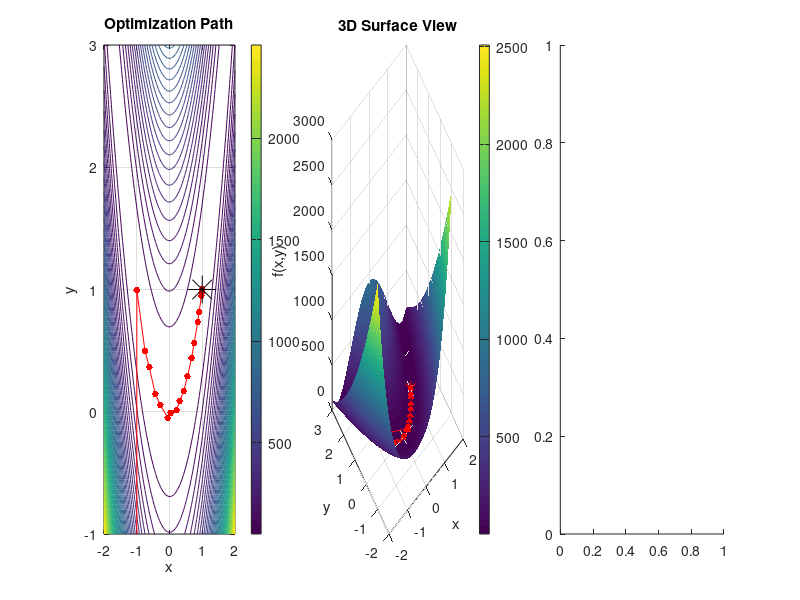

The MATLAB script that drew this image: (Note: this script raises an error after producing the figure.)
%==========================================================================
%                   Newton-Raphson Optimization with Armijo Line Search
%
% This program implements the Newton-Raphson method for optimization with
% Armijo line search and visualization of the optimization process
%
%@Objective             Demonstrate Newton-Raphson optimization
%@Author                Swapnil Singh
%==========================================================================

clc
clear all
close all

%% Define Test Function and Derivatives
% We'll use the Rosenbrock function as an example
% f(x,y) = (1-x)^2 + 100(y-x^2)^2

% Function definition
f = @(x) (1-x(1))^2 + 100*(x(2)-x(1)^2)^2;

% Gradient
grad = @(x) [-2*(1-x(1)) - 400*x(1)*(x(2)-x(1)^2);
             200*(x(2)-x(1)^2)];

% Hessian
hess = @(x) [2 - 400*x(2) + 1200*x(1)^2, -400*x(1);
             -400*x(1), 200];

%% Newton-Raphson Implementation with Armijo Line Search
function [x_opt, f_opt, path, f_path] = newton_raphson_armijo(f, grad, hess, x0, max_iter, tol)
    % Initialize
    x = x0;
    path = x0;
    f_path = f(x0);
    
    % Armijo line search parameters
    c = 0.01;        % Armijo parameter
    beta = 0.5;     % Step reduction factor
    
    for i = 1:max_iter
        % Compute gradient and Hessian
        g = grad(x);
        H = hess(x);
        
        % Check convergence
        if norm(g) < tol
            break;
        end
        
        % Compute Newton direction
        % Use try-catch to handle singular Hessian
        try
            d = -H\g;
        catch
            % If Hessian is singular, use small regularization
            d = -(H + 1e-6*eye(length(x)))\g;
        end
        
        % Armijo line search
        alpha = 1;
        while f(x + alpha*d) > f(x) + c*alpha*g'*d
            alpha = beta*alpha;
            if alpha < 1e-10
                break;
            end
        end
        
        % Update position
        x = x + alpha*d;
        
        % Store path and function values
        path = [path, x];
        f_path = [f_path, f(x)];
    end
    
    x_opt = x;
    f_opt = f(x);
end

%% Test the Implementation
% Set parameters
x0 = [-1; -2];              % Initial point
max_iter = 50;             % Maximum iterations
tol = 1e-6;               % Tolerance for gradient norm

% Run optimization
[x_opt, f_opt, path, f_path] = newton_raphson_armijo(f, grad, hess, x0, max_iter, tol);

%% Visualization
% Create meshgrid for contour plot
[X, Y] = meshgrid(linspace(-2, 2, 100), linspace(-1, 3, 100));
Z = zeros(size(X));
for i = 1:size(X,1)
    for j = 1:size(X,2)
        Z(i,j) = f([X(i,j); Y(i,j)]);
    end
end

% Create figure with three subplots
figure('Position', [100 100 1200 400]);

% Subplot 1: Contour plot with optimization path
subplot(1,3,1)
contour(X, Y, Z, 50);

hold on
plot(path(1,:), path(2,:), 'r.-', 'MarkerSize', 15);
plot(x_opt(1), x_opt(2), 'k*', 'MarkerSize', 20);
title('Optimization Path');
xlabel('x');
ylabel('y');
colorbar;
grid on;

% Subplot 2: 3D surface plot
subplot(1,3,2)
surf(X, Y, Z, 'EdgeColor', 'none');
hold on
plot3(path(1,:), path(2,:), f_path, 'r.-', 'MarkerSize', 15);
plot3(x_opt(1), x_opt(2), f_opt, 'r*', 'MarkerSize', 10);
title('3D Surface View');
xlabel('x');
ylabel('y');
zlabel('f(x,y)');
colorbar;

% Subplot 3: Convergence plot
subplot(1,3,3)
subplot(1,3,3)
yyaxis left
semilogy(0:length(f_path)-1, abs(f_path-f_opt), 'b.-', 'MarkerSize', 15);
ylabel('Function Value Error (log scale)');

yyaxis right
alphas = diff(path, 1, 2);
step_sizes = sqrt(sum(alphas.^2));
plot(1:length(step_sizes), step_sizes, 'r.-', 'MarkerSize', 15);
ylabel('Step Size');

title('Convergence Analysis');
xlabel('Iteration');
grid on;
legend('Error', 'Step Size', 'Location', 'southwest');

% Add overall title
sgtitle('Newton-Raphson Optimization with Armijo Line Search', 'FontSize', 14);

% Display results
fprintf('\nOptimization Results:\n');
fprintf('Optimal point: [%.6f, %.6f]\n', x_opt(1), x_opt(2));
fprintf('Optimal value: %.6f\n', f_opt);
fprintf('Number of iterations: %d\n', size(path,2)-1);

%% Animation of Optimization Process
figure('Position', [100 100 600 500]);
contour(X, Y, Z, 50);
hold on;
colorbar;
title('Newton-Raphson Optimization Process with Armijo Line Search');
xlabel('x');
ylabel('y');
grid on;

h = plot(path(1,1), path(2,1), 'r.', 'MarkerSize', 20);
for i = 2:size(path,2)
    pause(0.1);  % Pause to show animation
    set(h, 'XData', path(1,1:i), 'YData', path(2,1:i));
    drawnow;
end